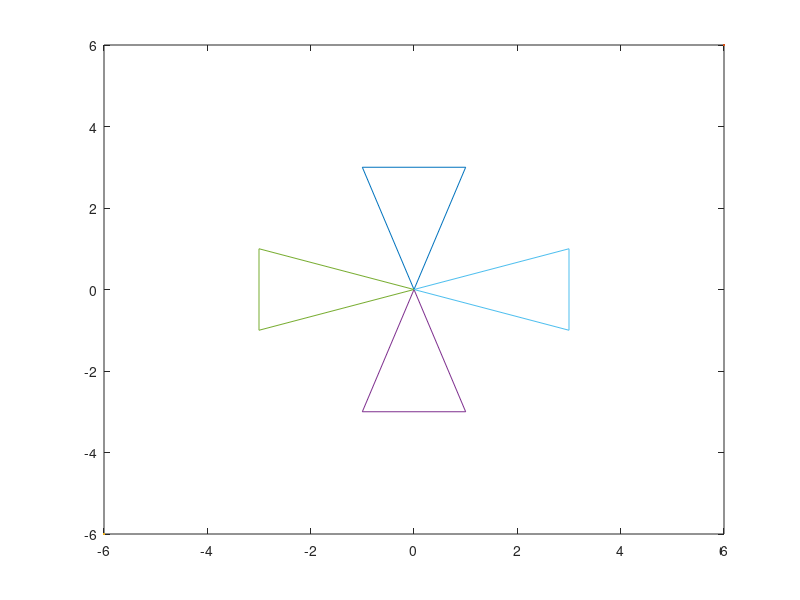

This chart was generated by the following MATLAB code:
close, clear, clc

a=[0 0;-1 3;1 3;0 0];
plot(a(:,1),a(:,2));
pause (0.5);

hold on
plot(6,6);
plot(-6,-6);

x=pi;
b=[cos(x) sin(x);-sin(x) cos(x)];
c=a*b;
plot(c(:,1),c(:,2));
pause (0.5);

d=[cos(x/2) sin(x/2);-sin(x/2) cos(x/2)];
e=a*d;
plot(e(:,1),e(:,2));
pause (0.5);

f=[cos(3*x/2) sin(3*x/2);-sin(3*x/2) cos(3*x/2)];
g=a*f;
plot(g(:,1),g(:,2));


